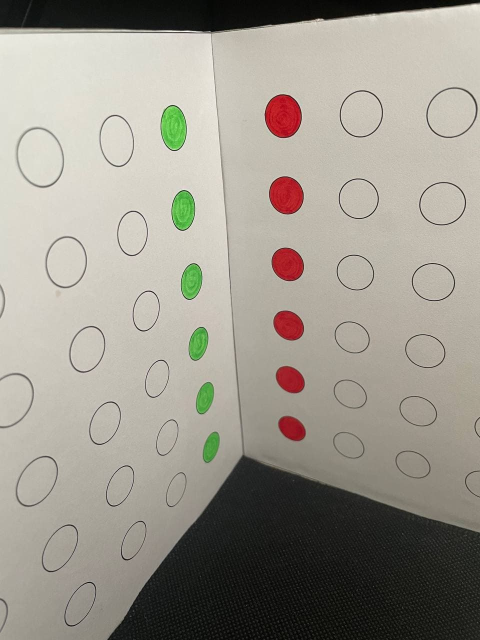
#> input picture cw1/cameraCalibration/3d/data/301.jpg, 960 x 1280 px (shown at 1/2 size); its folder holds 4 pictures in this run
$ python main3.py
#> lines starting #> are read from the running program, lines starting #| are printed output that depends on the picture; after the words box and inside, x2 and y2 are one past the last pixel; in counts of white or black regions, pixels touching at a corner belong together
### cw1/cameraCalibration/3d/utils/utils.py
import numpy as np
import cv2
import random


def color_detector(image: np.ndarray, color: str) -> list:
    """Transforms all of the requested color to white, and all else black.

    :param image: np.ndarray of image, in BGR color format.
    :param color: either "red" or "green"
    """
    hsv_img = cv2.cvtColor(image, cv2.COLOR_BGR2HSV)

    if color == "red":
        # Lower boundary of red
        lower1 = np.array([0, 100, 20])
        upper1 = np.array([10, 255, 255])
        # Upper boundary of red
        lower2 = np.array([160, 100, 20])
        upper2 = np.array([180, 255, 255])
        lower_mask = cv2.inRange(hsv_img, lower1, upper1)
        upper_mask = cv2.inRange(hsv_img, lower2, upper2)
        full_mask = upper_mask + lower_mask
    elif color == "green":
        lower = np.array([40, 40, 40])
        upper = np.array([70, 255, 255])
        full_mask = cv2.inRange(hsv_img, lower, upper)

    return full_mask


def point_centers(mask: np.ndarray) -> list:
    """Generate point centers of circles of given binary mask of circles.

    :param mask: Binary mask image containing white circles, with dims [H, W].
    :return: Point centers of the circles in [Y, X] coordinates.
    """

    def cont_center(contour: np.ndarray):
        """Generate contour center of a particular contour.

        :param contour: The contour with dimensions [None, 1, 2].
        :return: The contour center in [Y, X] Coordinates.
        """
        M = cv2.moments(contour)
        cX = int(M["m10"] / M["m00"])
        cY = int(M["m01"] / M["m00"])
        return [[cY, cX]]

    contours = sorted(
        cv2.findContours(mask, cv2.RETR_LIST, cv2.CHAIN_APPROX_SIMPLE)[-2],
        key=lambda x: cv2.contourArea(x),
    )[-6:]

    xcenters = list(map(cont_center, contours))
    xcenters.sort(key=lambda x: x[0][0], reverse=True)
    return xcenters


def get_points_from_image(image_path: str, dims: str = "2d") -> np.ndarray:
    img = cv2.imread(image_path)
    red_mask = color_detector(img, "red")
    red_centers = point_centers(red_mask)

    green_mask = color_detector(img, "green")
    green_centers = point_centers(green_mask)
    # for index, point in enumerate(green_centers):

    #     temp = point[0][0]
    #     point[0][0] = point[0][1]
    #     point[0][1] = temp
    #     cv2.circle(img, tuple(point[0]), 5, (255, 255, 255))
    #     cv2.putText(
    #         img,
    #         str(index),
    #         (point[0][0] + 15, point[0][1] + 15),
    #         cv2.FONT_HERSHEY_SIMPLEX,
    #         1,
    #         (255, 255, 255),
    #     )
    # for index, point in enumerate(red_centers):
    #     temp = point[0][0]
    #     point[0][0] = point[0][1]
    #     point[0][1] = temp
    #     cv2.circle(img, tuple(point[0]), 5, (0, 0, 0))
    #     cv2.putText(
    #         img,
    #         str(index),
    #         (point[0][0] + 15, point[0][1] + 15),
    #         cv2.FONT_HERSHEY_SIMPLEX,
    #         1,
    #         (0, 0, 0),
    #     )
    # cv2.imwrite(f"testoutput/{random.randint(0,10000)}.jpg", img)
    # exit()
    # if dims == "2d":
    #     return np.array(red_centers, dtype=np.float32)

    return np.array(green_centers + red_centers, dtype=np.float32)

### cw1/cameraCalibration/3d/main3.py
import glob
from functools import reduce
import numpy as np
import cv2

from utils import utils, estimator

# REAL_POINTS = np.array(
#     [
#         [0.0, 1.0, 1.0],
#         [0.0, 2.0, 1.0],
#         [0.0, 3.0, 1.0],
#         [0.0, 4.0, 1.0],
#         [0.0, 5.0, 1.0],
#         [0.0, 6.0, 1.0],
#         [1.0, 1.0, 0.0],
#         [1.0, 2.0, 0.0],
#         [1.0, 3.0, 0.0],
#         [1.0, 4.0, 0.0],
#         [1.0, 5.0, 0.0],
#         [1.0, 6.0, 0.0],
#     ],
#     dtype=np.float32,
# )
# REAL_POINTS = np.array(
#     [
#         [0.0, 0.028, 0.028],
#         [0.0, 0.056, 0.028],
#         [0.0, 0.084, 0.028],
#         [0.0, 0.112, 0.028],
#         [0.0, 0.14, 0.028],
#         [0.0, 0.168, 0.028],
#         [0.028, 0.028, 0.0],
#         [0.028, 0.056, 0.0],
#         [0.028, 0.084, 0.0],
#         [0.028, 0.112, 0.0],
#         [0.028, 0.14, 0.0],
#         [0.028, 0.168, 0.0],
#     ],
#     dtype=np.float32,
# )
REAL_POINTS_2D = np.array(
    [
        # [0.0, 0.028, 0.028],
        # [0.0, 0.056, 0.028],
        # [0.0, 0.084, 0.028],
        # [0.0, 0.112, 0.028],
        # [0.0, 0.14, 0.028],
        # [0.0, 0.168, 0.028],
        [0.028, 0.028, 0.0],
        [0.028, 0.056, 0.0],
        [0.028, 0.084, 0.0],
        [0.028, 0.112, 0.0],
        [0.028, 0.14, 0.0],
        [0.028, 0.168, 0.0],
    ],
    dtype=np.float32,
)
REAL_POINTS_ALL = np.array(
    [
        [0.0, 0.028, 0.028],
        [0.0, 0.056, 0.028],
        [0.0, 0.084, 0.028],
        [0.0, 0.112, 0.028],
        [0.0, 0.14, 0.028],
        [0.0, 0.168, 0.028],
        [0.028, 0.028, 0.0],
        [0.028, 0.056, 0.0],
        [0.028, 0.084, 0.0],
        [0.028, 0.112, 0.0],
        [0.028, 0.14, 0.0],
        [0.028, 0.168, 0.0],
    ],
    dtype=np.float32,
)


def main():
    images = glob.glob("data/*.jpg")
    # get image size
    img_size = (cv2.imread(images[1]).shape)[1:3]
#> img_size = (960, 3)
    # [11 lines of commented-out code are left out]

    img_pt = utils.get_points_from_image(images[0], "all")
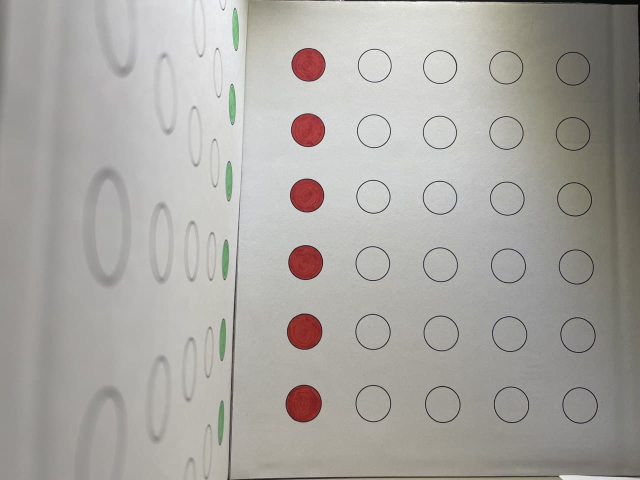
#> input picture cw1/cameraCalibration/3d/data/1.jpg, 1280 x 960 px (shown at 1/2 size)
#> in get_points_from_image, img is the input picture: shape (960, 1280, 3); mean B, G, R 161.9, 166.4, 168.9
#> in color_detector, `hsv_img = cv2.cvtColor(image, cv2.COLOR_BGR2HSV)`: hsv_img: shape (960, 1280, 3); mean H, S, V 33, 13.5, 169.4
#> in color_detector, `lower_mask = cv2.inRange(hsv_img, lower1, upper1)`:
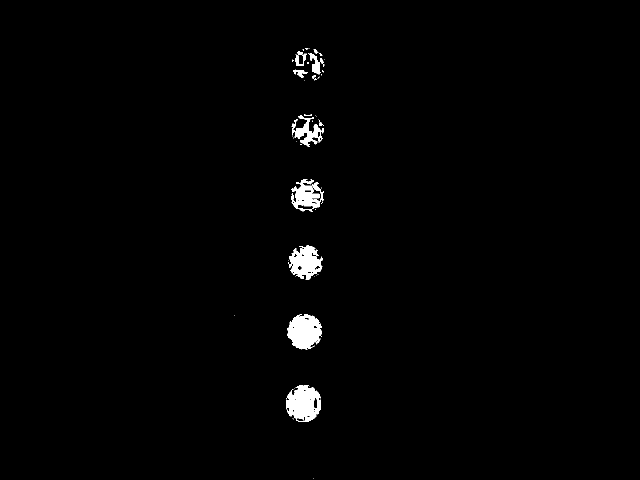
#> lower_mask: shape (960, 1280) (shown at 1/2 size); 1.2% white; 65 white regions (51 under 20 px), largest, box (x1, y1, x2, y2) and area: (572, 770, 642, 844) 3579, (575, 628, 644, 699) 3523, (578, 491, 645, 560) 2869
#> in color_detector, `upper_mask = cv2.inRange(hsv_img, lower2, upper2)`:
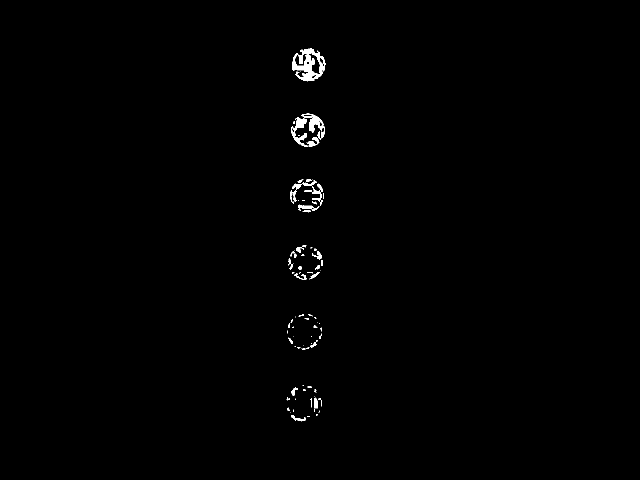
#> upper_mask: shape (960, 1280) (shown at 1/2 size); 0.57% white; 97 white regions (54 under 20 px), largest, box (x1, y1, x2, y2) and area: (584, 97, 651, 163) 2212, (586, 227, 650, 276) 1150, (583, 253, 639, 294) 579
#> in color_detector, `full_mask = upper_mask + lower_mask`:
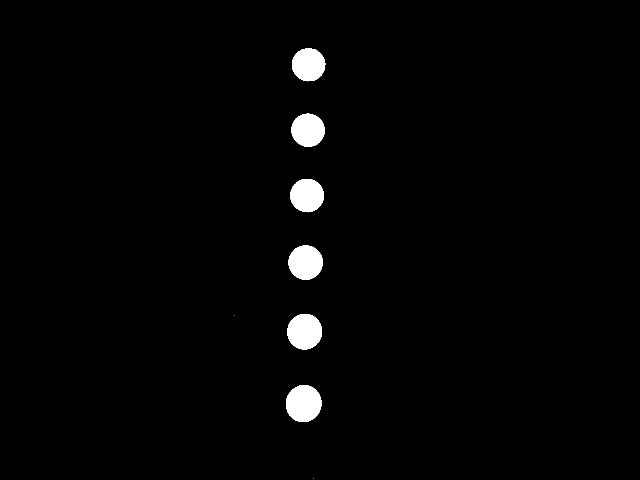
#> full_mask: shape (960, 1280) (shown at 1/2 size); 1.8% white; 8 white regions (2 under 20 px)
#> in point_centers, `contours = sorted( cv2.findContours(mask, cv2.RETR_LIST, cv2.CHAIN_APP..`: contours = 6 contours; box (x1, y1, x2, y2) and area: (572, 770, 643, 844) 4050, (574, 628, 644, 699) 3808, (577, 491, 646, 560) 3605, (581, 358, 648, 425) 3428, (583, 227, 650, 294) 3380, (584, 97, 651, 163) 3364
#> in cont_center, `M = cv2.moments(contour)`: M = moments, m00 3363.5, centre m10/m00, m01/m00 = (616.7, 129)
#> in cont_center, `cX = int(M["m10"] / M["m00"])`: cX = 616
#> in cont_center, `cY = int(M["m01"] / M["m00"])`: cY = 129
#> in point_centers, `xcenters = list(map(cont_center, contours))`: xcenters = [[[129, 616]], [[259, 615]], [[390, 613]], [[524, 610]], [[662, 608]], [[806, 606]]]
#> in get_points_from_image, `red_centers = point_centers(red_mask)`: red_centers = [[[806, 606]], [[662, 608]], [[524, 610]], [[390, 613]], [[259, 615]], [[129, 616]]]
#> call 2 of color_detector, with color = 'green'
#> in color_detector (call 2), `full_mask = cv2.inRange(hsv_img, lower, upper)`:
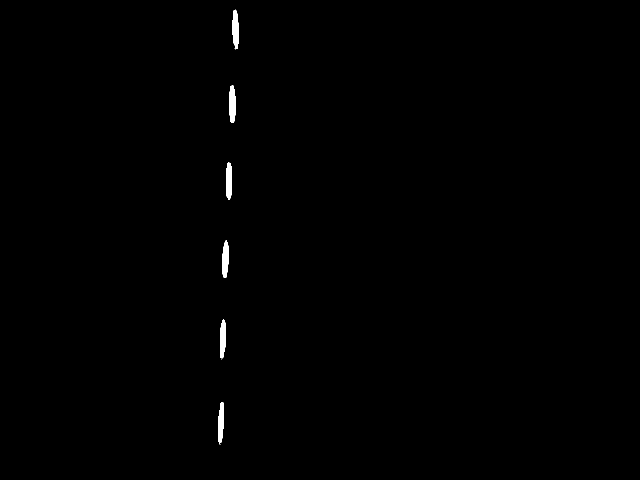
#> full_mask: shape (960, 1280) (shown at 1/2 size); 0.37% white; 8 white regions (2 under 20 px)
#> in point_centers (call 2), `contours = sorted( cv2.findContours(mask, cv2.RETR_LIST, cv2.CHAIN_APP..`: contours = 6 contours; box (x1, y1, x2, y2) and area: (458, 170, 471, 246) 746, (452, 325, 464, 400) 693, (465, 19, 478, 99) 689, (445, 480, 457, 556) 673, (440, 639, 452, 717) 668, (436, 804, 448, 887) 648
#> in get_points_from_image, `green_centers = point_centers(green_mask)`: green_centers = [[[844, 441]], [[677, 445]], [[518, 450]], [[361, 457]], [[208, 464]], [[58, 470]]]
#> img_pt = [[844, 441], [677, 445], [518, 450], [361, 457], [208, 464], [58, 470], [806, 606], [662, 608], [524, 610], [390, 613], [259, 615], [129, 616]]
    initial_matrix = estimator.estimate_calibration_matrix(
        REAL_POINTS_ALL, img_pt
    )

    print("initial_matrix", initial_matrix)
    img_points = list(
        map(lambda x: utils.get_points_from_image(x, "all"), images)
    )
    obj_points = list(
        map(
            lambda _: REAL_POINTS_ALL,
            range(len(images)),
        )
    )

    ret, mtx, dist, rvecs, tvecs = cv2.calibrateCamera(
        obj_points,
        img_points,
        img_size,
        initial_matrix,
        None,
        flags=cv2.CALIB_USE_INTRINSIC_GUESS,
    )
    print(mtx)
    exit()
    x = cv2.initCameraMatrix2D(obj_points, img_points, img_size)

    all_img_points = img_points = list(
        map(lambda x: utils.get_points_from_image(x, "all"), images)
    )
    obj_points_all = list(
        map(
            lambda _: REAL_POINTS_ALL,
            range(len(images)),
        )
    )
    # [5 lines of commented-out code are left out]
    ret, mtx, dist, rvecs, tvecs = cv2.calibrateCamera(
        obj_points_all,
        all_img_points,
        img_size,
        x,
        None,
        flags=cv2.CALIB_USE_INTRINSIC_GUESS,
    )
    print(mtx)
    # print(green_centers)
    # print(red_centers)


if __name__ == "__main__":
    main()
#> (the call stopped at in main, `initial_matrix = estimator.estimate_calibration_matrix( REAL_POINTS_AL..`: utils is not available in this run)


# [17 lines of commented-out code are left out]
